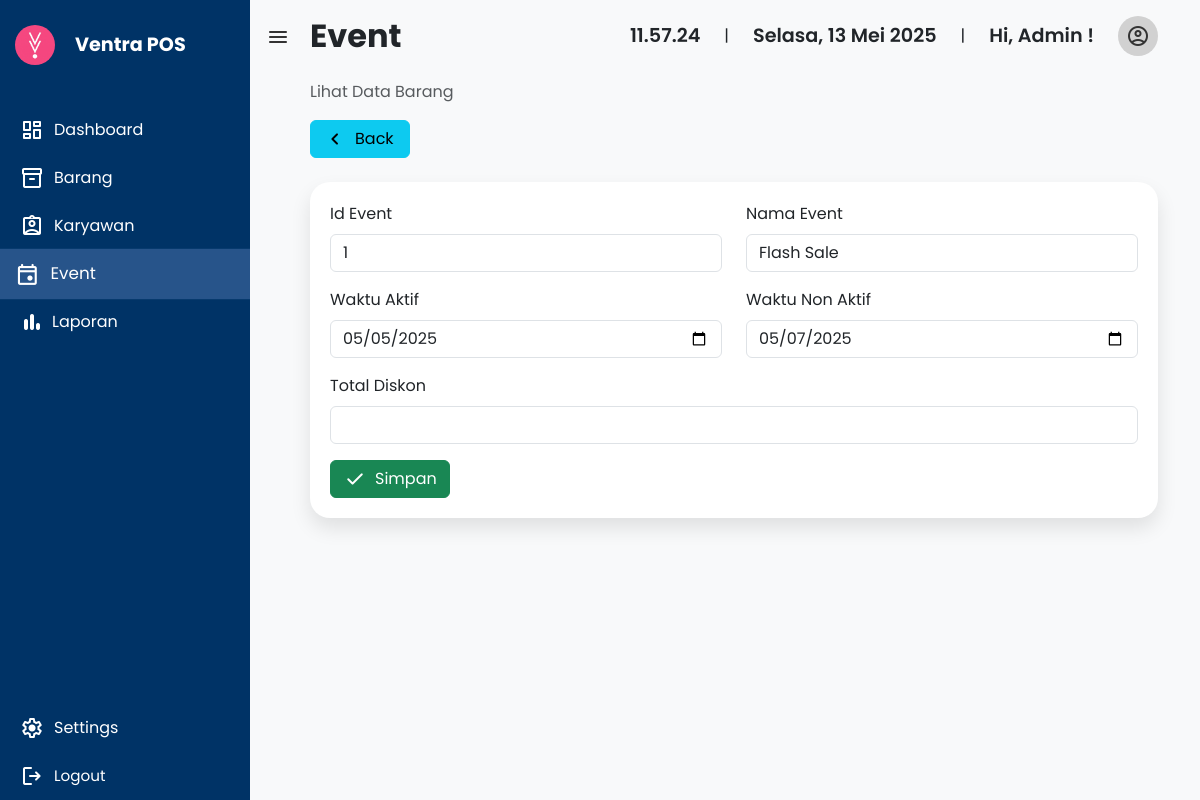
The page /Event/editEvent.php?id_event=1 (signed in) on the database its author committed.
### tables this page shows
CREATE TABLE `ventra_event` (
  `id_event` int(11) NOT NULL,
  `nama_event` varchar(255) NOT NULL,
  `total_diskon` int(11) NOT NULL,
  `waktu_aktif` date NOT NULL,
  `waktu_non_aktif` date NOT NULL
);

### Connection/connection.php (called while the page is built, shortened)
<?php
    function Connection() {
        $servername = "localhost";
        $username = "root";
        $password = "";
        $database = "bacs5153_recode";
        $koneksi = mysqli_connect($servername, $username, $password, $database);
        return $koneksi;
    }
?>

### Model/crudEvent.php (called while the page is built, shortened)
<?php
    require_once ('../Connection/connection.php');
    function getEvent($idEvent) {
        $data = array();
        $sql = "SELECT * FROM ventra_event WHERE id_event = '$idEvent'";
        $koneksi = Connection();
        $hasil = mysqli_query($koneksi, $sql);
        $i = 0;
        while ($baris = mysqli_fetch_assoc($hasil)){
            $data[$i]['id_event'] = $baris['id_event'];
            $data[$i]['nama_event'] = $baris['nama_event'];
            $data[$i]['total_diskon'] = $baris['total_diskon'];
            $data[$i]['waktu_aktif'] = $baris['waktu_aktif'];
            $data[$i]['waktu_non_aktif'] = $baris['waktu_non_aktif'];
            $i++;
        }
        return $data;
    }
?>

### Event/editEvent.php (the view, shortened to what this page needs)
<?php
  include '../Model/crudEvent.php';
  $username = $_SESSION['username'];
?>
<?php
    if (isset($_GET['id_event'])) {
        $idEvent = $_GET['id_event'];
    } else {
        echo "Masukkan ID Event";
        exit();
    }
    $data = getEvent($idEvent);
    if (empty($data)) {
        echo "ID Event Tidak Ditemukan !";
        exit();
    } else {
        $event = $data[0];
        $idEvent = $event['id_event'];
        $namaEvent = $event['nama_event'];
        $waktuAktif = $event['waktu_aktif'];
        $waktuNonAktif = $event['waktu_non_aktif'];
    }
?>
<!DOCTYPE html>
<html lang="en">
<head>
  <link href="https://cdn.jsdelivr.net/npm/bootstrap@5.3.0/dist/css/bootstrap.min.css" rel="stylesheet" />
  <link rel="stylesheet" href="https://cdnjs.cloudflare.com/ajax/libs/font-awesome/6.4.0/css/all.min.css">
  <link href="https://cdn.jsdelivr.net/npm/bootstrap-icons@1.10.5/font/bootstrap-icons.css" rel="stylesheet">
  <link rel="stylesheet" href="style.css">
  <link rel="stylesheet" href="../Style/sidebar.css">
</head>
<body>
  <div class="sidebar" id="sidebar">
    <div class="logo">
      <img src="../Img/VentraLogo.jpg" alt="logo" />
      <span class="nav-text fw-bold">Ventra POS</span>
    </div>
    <ul class="nav flex-column mt-3">
      <li class="nav-item">
        <a class="nav-link" href="../Dashboard/index.php">
          <i class="material-symbols-rounded">dashboard</i>
          <span class="nav-text">Dashboard</span>
        </a>
      </li>
      <li class="nav-item">
        <a class="nav-link" href="../Barang/barang.php">
          <i class="material-symbols-rounded">inventory_2</i>
          <span class="nav-text">Barang</span>
        </a>
      </li>
      <li class="nav-item">
        <a class="nav-link" href="../Karyawan/karyawan.php">
          <i class="material-symbols-rounded">assignment_ind</i>
          <span class="nav-text">Karyawan</span>
        </a>
      </li>
      <li class="nav-item">
        <a class="nav-link active" href="../Event/event.php">
          <i class="material-symbols-rounded">event</i>
          <span class="nav-text">Event</span>
        </a>
      </li>
      <li class="nav-item">
        <a class="nav-link" href="../Laporan/laporan.php">
          <div class="d-flex align-items-center gap-2">
            <i class="material-symbols-rounded">bar_chart</i>
            <span class="nav-text">Laporan</span>
          </div>
        </a>
      </li>
    </ul>
    <div class="sidebar-bottom">
      <ul class="nav flex-column">
        <li class="nav-item-settings">
          <a class="nav-link" href="../Settings/settings.php">
            <i class="material-symbols-rounded">settings</i>
            <span class="nav-text">Settings</span>
          </a>
        </li>
        <li class="nav-item">
          <a class="nav-link" href="../Login/logout.php">
            <i class="material-symbols-rounded">logout</i>
            <span class="nav-text">Logout</span>
          </a>
        </li>
      </ul>
    </div>
  </div>
  <main class="main-content position-relative border-radius-lg ps-5 pt-3" style="margin-left: 250px;">
    <div class="container-fluid">
      <div class="mb-4">
        <nav class="d-flex justify-content-between align-items-center mb-4">
          <button class="toggle-btn" onclick="toggleSidebar()">
            <span class="material-symbols-rounded">menu</span>
          </button>
          <h2 class="text-dark fw-bold m-0">Event</h2>
          <div class="d-flex align-items-center gap-4">
            <div id="clock" class="text-nowrap fw-semibold text-dark"></div> |
            <div id="date" class="text-nowrap fw-semibold text-dark"></div> |
            <div class="text-nowrap fw-semibold">Hi, <?=$username;?> !</div>
            <div class="dropdown">
                <a class="user-avatar dropdown-toggle" href="#" role="button" data-bs-toggle="dropdown" aria-expanded="false">
                    <i class="material-symbols-rounded">account_circle</i>
                </a>
            </div>
          </div>
        </nav>
        <p class="text-muted">Lihat Data Barang</p>
        <a class="btn btn-info d-flex align-items-center" href="barang.php" style="width: 100px;">
            <span class="material-symbols-rounded me-2">chevron_left</span>
            Back
        </a>
      </div>
      <div class="container">
          <form action="" method="POST" enctype="multipart/form-data">
          <div class="row mb-3">
                    <div class="col">
                        <label for="id_event" class="form-label">Id Event</label>
                        <input type="number" class="form-control" name="id_event" required value="<?php echo $idEvent?>" readonly>
                    </div>
                    <div class="col">
                        <label for="nama_event" class="form-label">Nama Event</label>
                        <input type="text" class="form-control" name="nama_event" required value="<?php echo $namaEvent?>">
                    </div>
                </div>
                <div class="row mb-3">
                    <div class="col">
                    <label for="waktu_aktif" class="form-label">Waktu Aktif</label>
                    <input type="date" class="form-control" name="waktu_aktif" required value="<?php echo $waktuAktif?>">
                    </div>
                    <div class="col">
                    <label for="waktu_non_aktif" class="form-label">Waktu Non Aktif</label>
                    <input type="date" class="form-control" name="waktu_non_aktif" required value="<?php echo $waktuNonAktif?>">
                    </div>
                </div>
                <div class="row mb-3">
                    <div class="col">
                    <label for="total_diskon" class="form-label">Total Diskon</label>
                    <input type="number" class="form-control" name="total_diskon" required value="<?php echo $waktuNonAktif?>">
                    </div>
                </div>
                <button class="btn btn-success d-flex align-items-center" type="submit" name="btnEdit">
                    <span class="material-symbols-rounded me-2">check</span>
                    Simpan
                </button>
            </form>
      </div>
    </div>
</body>
</html>

### Event/style.css (style rules this page uses)
.container { border-radius: 20px; padding: 20px; box-shadow: 0 10px 20px rgba(0,0,0,0.1); background-color: #fff; }

### Style/sidebar.css (style rules this page uses)
body { margin: 0; font-family: 'Poppins', sans-serif; background-color: #f8f9fa; }
.sidebar { width: 250px; min-height: 100vh; background-color: #003366; color: #fff; position: fixed; top: 0; left: 0; transition: width 0.3s; overflow: hidden; z-index: 1000; }
.sidebar .logo { display: flex; align-items: center; gap: 20px; padding: 25px 15px; }
.sidebar .logo span { font-size: 1.2rem; font-weight: 500; }
.sidebar .logo img { border-radius: 50%; width: 40px; height: 40px; object-fit: cover; }
.sidebar .nav-link { color: white; display: flex; align-items: center; gap: 10px; padding: 12px 20px; transition: all 0.3s ease; }
.sidebar .nav-link:hover, .sidebar .nav-link.active { transition: all 0.3s ease; transform: scale(1.05); background-color: #27548A; }
.sidebar .nav-text { transition: opacity 0.3s, width 0.3s; white-space: nowrap; }
.toggle-btn { position: fixed; margin-top: 7px; left: 260px; background: none; border: none; color: #333; font-size: 1.8rem; z-index: 1100; transition: all 0.3s ease; }
.main-content { margin-left: 250px; padding: 30px; transition: margin-left 0.3s; }
.sidebar-bottom { position: absolute; bottom: 0; left: 0; width: 100%; }
.sidebar-bottom .nav-item { font-size: 0.95rem; }
.main-content { padding: 30px; transition: margin-left 0.3s; }
.main-content nav .text-nowrap { font-size: 1.2rem; }
.user-avatar { width: 40px; height: 40px; color: #333; border-radius: 50%; background-color: #d1d1d1; display: flex; text-decoration: none; align-items: center; justify-content: center; transition: all 0.3s; }
.dropdown-toggle::after { display: none !important; }

### rows shown on the page
ventra_event: id_event "1", nama_event "Flash Sale", waktu_aktif "05/05/2025", waktu_non_aktif "05/07/2025"

### other values the page prints
$username "Admin"
